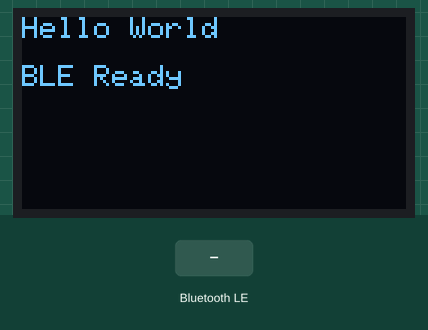
Simulated run of this program. Board: ESP32. On the bench: 128×64 one-colour display. The inputs (shaded band) are chosen by the test bench. Nothing arrives over Bluetooth unless stated; a phone connects over Bluetooth LE 3 s after start; what the program prints to the serial monitor is not drawn.

Above: at 1.3 s.
1.4 s: Bluetooth LE write "1" received
At 2.6 s:
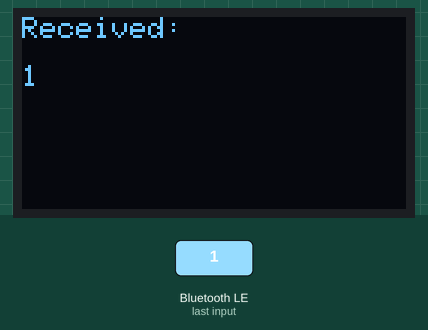
2.9 s: Bluetooth LE write "0" received
At 3.8 s:
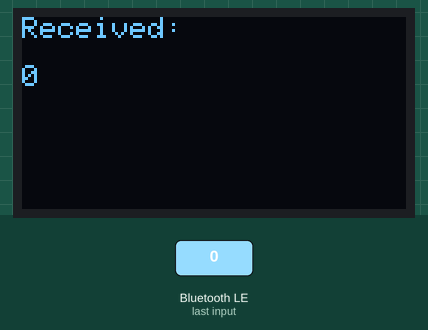
4.4 s: Bluetooth LE write "2" received
Timing chart, 0 to 7.4 s (numbered marks = the images above; inputs shaded):
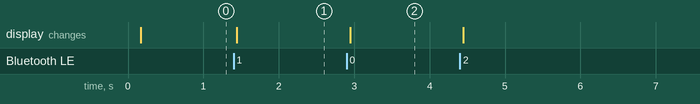

The program:

main.cpp
```cpp
#include <Arduino.h>
#include <BLEDevice.h>
#include <BLEServer.h>
#include <BLEUtils.h>
#include <Wire.h>
#include <Adafruit_GFX.h>
#include <Adafruit_SSD1306.h>

#define SERVICE_UUID "4a0d0a22-d01e-4a1f-81da-a0e5a5e75ea5"
#define CHARACTERISTIC_UUID "bc3931ca-36fc-4cbf-9854-9eb8db9dfaad"

// Define the I2C Pins
#define SCL_PIN 32
#define SDA_PIN 33

// OLED display settings
#define SCREEN_WIDTH 128
#define SCREEN_HEIGHT 64
#define OLED_ADDR 0x3C  // Common I2C address for SSD1306
#define OLED_RESET -1   // Reset pin # (or -1 if sharing Arduino reset pin)

Adafruit_SSD1306 display;

class MyCallbacks : public BLECharacteristicCallbacks {
    void onWrite(BLECharacteristic* pCharacteristic)
    {
        std::string stdValue = pCharacteristic->getValue();
        String value = String(stdValue.c_str());
        if (value.length() > 0) {
            Serial.print("Received text: ");
            Serial.println(value.c_str());

            // Update OLED display with received text
            display.clearDisplay();
            display.setCursor(0, 0);
            display.println("Received:");
            display.setCursor(0, 16);
            display.println(value);
            display.display();
        }
    }
};

void setup()
{
    // Initialize serial communication
    Serial.begin(115200);

    // Initialize I2C
    Wire.begin(SDA_PIN, SCL_PIN);
    display = Adafruit_SSD1306(SCREEN_WIDTH, SCREEN_HEIGHT, &Wire, OLED_RESET);
    delay(100);

    // Try scanning for I2C devices to verify connection
    Serial.println("Scanning I2C bus...");
    byte error, address;
    int deviceCount = 0;
    for (address = 1; address < 127; address++) {
        Wire.beginTransmission(address);
        error = Wire.endTransmission();
        if (error == 0) {
            Serial.print("I2C device found at address 0x");
            if (address < 16)
                Serial.print("0");
            Serial.print(address, HEX);
            Serial.println();
            deviceCount++;
        }
    }
    if (deviceCount == 0) {
        Serial.println("No I2C devices found!");
    }

    // Initialize the OLED display
    if(!display.begin(SSD1306_SWITCHCAPVCC, OLED_ADDR)) {
        Serial.println(F("SSD1306 allocation failed"));
        for(;;); // Don't proceed, loop forever
    }

    // Initial display settings
    display.clearDisplay();
    display.setTextSize(1);
    display.setTextColor(SSD1306_WHITE);
    display.setCursor(0, 0);
    display.println("Hello World");
    display.setCursor(0, 16);
    display.println("BLE Ready");
    display.display();

    // Initialize BLE Server
    Serial.println("Starting BLE Server...");
    BLEDevice::init("ESP32_BLE_Server");
    BLEServer* pServer = BLEDevice::createServer();
    BLEService* pService = pServer->createService(SERVICE_UUID);
    BLECharacteristic* pCharacteristic = pService->createCharacteristic(
        CHARACTERISTIC_UUID,
        BLECharacteristic::PROPERTY_READ | BLECharacteristic::PROPERTY_WRITE);
    pCharacteristic->setValue("Hello World");
    pCharacteristic->setCallbacks(new MyCallbacks());
    pService->start();
    BLEAdvertising* pAdvertising = pServer->getAdvertising();
    pAdvertising->start();

    Serial.println("BLE Server started, waiting for clients...");
    Serial.println("Service UUID: " + String(SERVICE_UUID));
    Serial.println("Characteristic UUID: " + String(CHARACTERISTIC_UUID));
    Serial.println("Waiting for clients to connect...");
    Serial.println("You can now connect to the ESP32 BLE Server using a BLE client.");
}

void loop()
{
    // put your main code here, to run repeatedly:
}
```

Measured:
- after the input at 1.4 s, the display: changes at once (image 1)
- after the input at 2.9 s, the display: changes at once (image 2)
